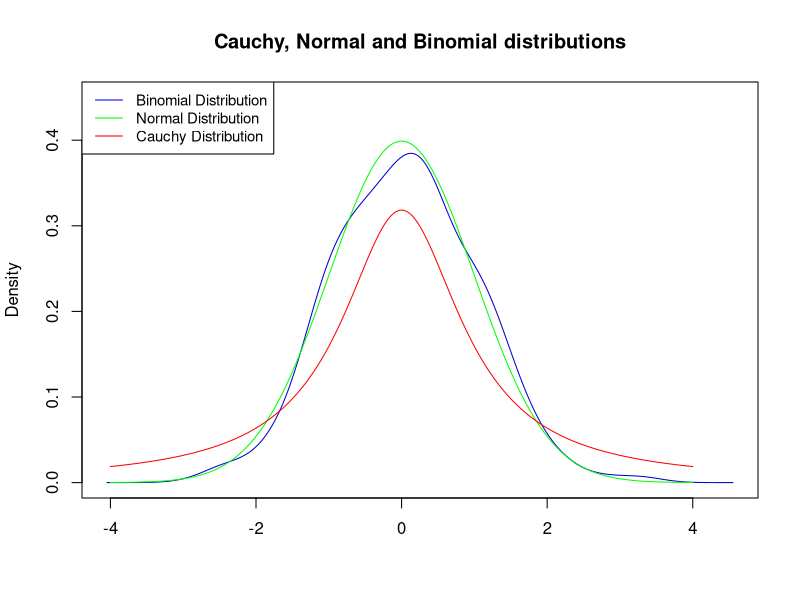

This chart was generated by the following R code:
## clear history
rm(list = ls(all = TRUE))
graphics.off()

## install and load packages
libraries = c("MASS", "KernSmooth")
lapply(libraries, function(x) if (!(x %in% installed.packages())) {
    install.packages(x)
})
lapply(libraries, library, quietly = TRUE, character.only = TRUE)

## Setting parameters
p = 0.5
n = 1000

## Random generation from binomial distribution with parameters 1000*n and p

bsample = rbinom(n * 1000, 1, p)

## Create a matrix of binomial random variables

bsamplem = matrix(bsample, n, 1000)

## Estimate kernel density

bden = bkde((colMeans(bsamplem) - p)/sqrt(p * (1 - p)/n))

## Plot the three distributions
plot(bden, col = "blue3", type = "l", lty = 1, lwd = 1, xlab = "", ylab = "Density", 
    main = "Cauchy, Normal and Binomial distributions", cex.lab = 1, cex.axis = 1, 
    ylim = c(0, 0.45))

plot(dnorm, -4, 4, n = 1000, col = "Green", add = TRUE)

plot(dcauchy, -4, 4, n = 1000, col = "red", add = TRUE)

## Set the legend
legend("topleft", c("Binomial Distribution", "Normal Distribution", "Cauchy Distribution"), 
    lty = 1, col = c("blue", "green", "red"), cex = 0.9)
